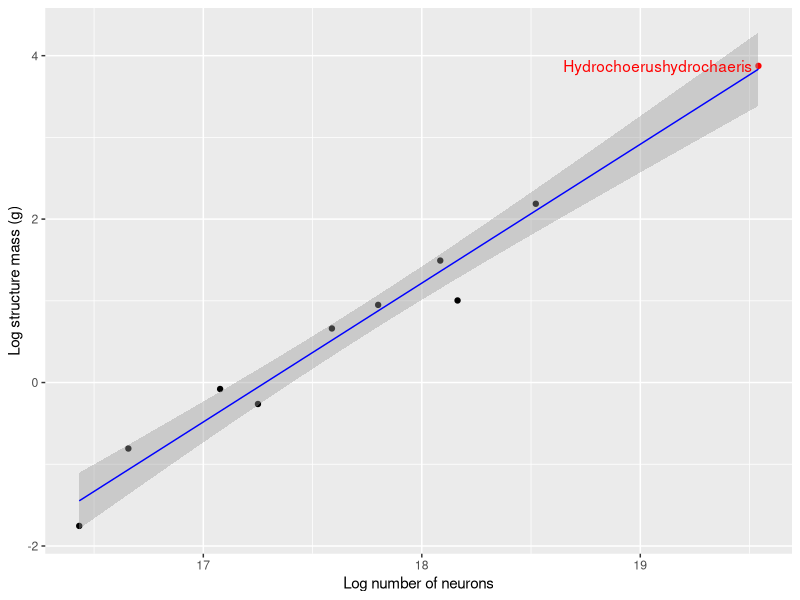
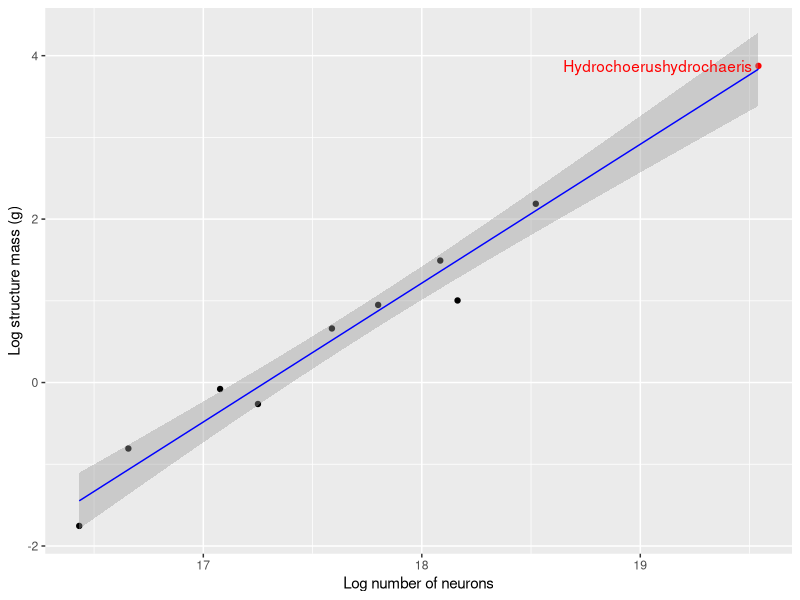

R code for these plots, in order:
## ---- chunk 1
knitr::opts_chunk$set(echo = TRUE)
library(ggplot2)
library(magrittr)
library(gdata)
library(ggrepel)
library(dplyr)
## ---- chunk 2
#load data

hh <- read.csv("../data/cleaned/herculano-houtzel-all.csv")

#Separating different brain areas

cerebellum_dat <- hh[which(hh$Brain_area == 'cerebellum'),]
cerebral_ctx_dat <- hh[which(hh$Brain_area == 'cerebral_ctx'), ]
olf_bulb_dat <- hh[which(hh$Brain_area == 'olf_bulb'), ]
whole_brain_dat <- hh[which(hh$Brain_area == 'whole_brain'), ]
rest_of_brain_dat <- hh[which(hh$Brain_area == 'rest_of_brain'), ]

# cerebellum_dat
cerebral_ctx_dat
# olf_bulb_dat
# whole_brain_dat
# rest_of_brain_dat

## ---- chunk 3

glires_ctx <- cerebral_ctx_dat[which(cerebral_ctx_dat$Order == 'Glires'), ]
glires_ctx <- glires_ctx[glires_ctx$Species != "Heterocephalusglaber", ]
glires_ctx

#define x and y axis variables

neur_glires_a <- log(glires_ctx$N_neurons)
wt_glires_a <- log(glires_ctx$Mass_g)

#Defining Q1, Q3, upperlimit, and lowerlimit of x-axis (Mass(g))

Quart_for_wt <- quantile(wt_glires_a)

Q3_for_wt <- Quart_for_wt[4]
Q1_for_wt <- Quart_for_wt[2]

upperlimit_for_wt <- Q3_for_wt + 1.5*IQR(wt_glires_a)
lowerlimit_for_wt <- Q1_for_wt - 1.5*IQR(wt_glires_a)

#Defining Q1, Q3, upperlimit, and lowerlimit of x-axis (Mass(g))

Quart_for_neur <- quantile(neur_glires_a)

Q3_for_neur <- Quart_for_neur[4]
Q1_for_neur <- Quart_for_neur[2]

upperlimit_for_neur <- Q3_for_neur + 1.5*IQR(neur_glires_a)
lowerlimit_for_neur <- Q1_for_neur - 1.5*IQR(neur_glires_a)

#Plot the data with outliers

glires_ctx %>%
    ggplot() +
    aes(x = neur_glires_a, y = wt_glires_a) +
    labs(x = "Log number of neurons", y = "Log structure mass (g)") +
    geom_point(col = ifelse((wt_glires_a > upperlimit_for_wt | 
                               neur_glires_a > upperlimit_for_neur | 
                               wt_glires_a < lowerlimit_for_wt | 
                               neur_glires_a < lowerlimit_for_neur), "red", "black")) +
    geom_smooth(method = "lm" ,color = "blue", size = 0.5) +
    geom_text_repel(aes(label = ifelse((wt_glires_a > upperlimit_for_wt | 
                                          neur_glires_a > upperlimit_for_neur | 
                                          wt_glires_a < lowerlimit_for_wt | 
                                          neur_glires_a < lowerlimit_for_neur), 
                                       paste0(Species), "")), col = "red")

## ---- chunk 4



glires_ctx %>%
    ggplot() +
    aes(x = neur_glires_a, y = wt_glires_a) +
    labs(x = "Log number of neurons", y = "Log structure mass (g)") +
    geom_point(col = ifelse((wt_glires_a > upperlimit_for_wt | 
                               neur_glires_a > upperlimit_for_neur | 
                               wt_glires_a < lowerlimit_for_wt | 
                               neur_glires_a < lowerlimit_for_neur), "red", "black")) +
    geom_smooth(method = "lm" ,color = "blue", size = 0.5) +
    geom_text_repel(aes(label = ifelse((wt_glires_a > upperlimit_for_wt | 
                                          neur_glires_a > upperlimit_for_neur | 
                                          wt_glires_a < lowerlimit_for_wt | 
                                          neur_glires_a < lowerlimit_for_neur), 
                                       paste0(Species), "")), col = "red")
